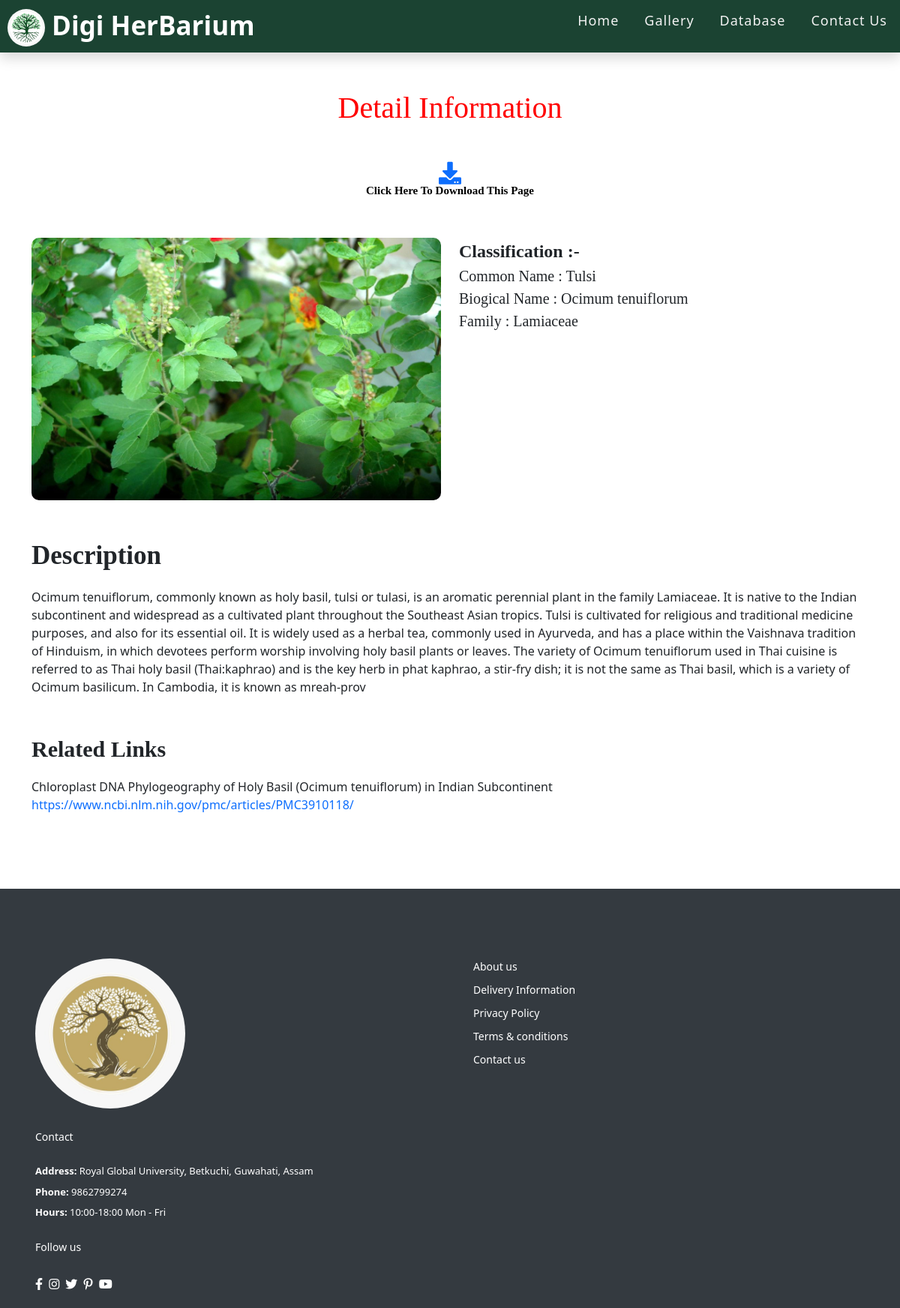
Screenshot of /user/InfoDetails.php?Slno=2 with the database file from the repository.
### tables this page shows
CREATE TABLE IF NOT EXISTS `herbariumcontect` (
  `slno` int(10) NOT NULL AUTO_INCREMENT,
  `udate` date DEFAULT NULL,
  `cname` varchar(200) DEFAULT NULL,
  `sname` varchar(30) DEFAULT NULL,
  `kingdom` varchar(30) DEFAULT NULL,
  `description` varchar(5000) DEFAULT NULL,
  `img` varchar(100) DEFAULT NULL,
  `rlink` varchar(5000) DEFAULT NULL,
  PRIMARY KEY (`slno`)
);

### user/InfoDetails.php (the view, shortened to what this page needs)
        <?php
            if(isset($_GET['Slno'])){
                $slno = $_GET['Slno'];
            }else{
                header('Location : index.php');
            }
            include('../include/userNavbar.php');
            echo"<br><br><br>";
            include('../include/database.php');
            echo"<h1 style='color: red; font-family: San-Serif' class='mt-5 mb-3 text-center'>Detail Information</h1>";
            echo '<h1 class="mt-5 mb-3 text-center"><a href="downloadfile.php?Slno='.$slno.'"><i style="font-size:30px;" class="fa fa-download" aria-hidden="true"><p style="font-size:15px; color: black; text-align: center;">Click Here To Download This Page</p></i></a></h1>';
            echo "<br>";
            echo "<div class='container'>";
            echo "<section class='row'>";
            echo"<div class='col-md-6 col-sm-12'>";
                $sql = "select * from herbariumcontect where slno = '".$slno."'";
                if ($result = mysqli_query($con, $sql))
                    while ($row = mysqli_fetch_assoc($result)){
                        echo "<img style='border-radius: 10px; margin: auto; width: 100%; height: 350px' alt='Flora' src=../Admin/".$row["img"].">";
                        echo "<br></div>";
                        echo"<div class='col-md-6 col-sm-12'>";
                        echo "<p style='margin : 0px; font-size: 20px; font-family: San-Serif'><b style='font-size : 1.5rem;'>Classification :- </b> <br>Common Name : ";
                        echo $row["cname"]. "</p>";
                        echo "<p style='margin : 0px; font-size: 20px; font-family: San-Serif'>Biogical Name : ";
                        echo $row["sname"]."</p>";
                        echo "<p style='font-size: 20px; font-family: San-Serif'>Family : ";
                        echo $row["kingdom"] ."</p>";
                        echo "<br>";
                        echo "</div></div><div class='container'>";
                        echo "<b><p style='font-size: 35px; font-family: San-Serif' class='mt-5'>Description</p></b>";
                        echo $row["description"];
                        echo "<b><p style='font-size: 30px; font-family: San-Serif'; class='mt-5' >Related Links</p></b>";
                        $linkText =  $row["rlink"];
                        $text = strip_tags($linkText);
                        $textLinks = preg_replace('@(https?://([-\w\.]+[-\w])+(:\d+)?(/([\w/_\.#-]*(\?\S+)?[^\.\s])?)?)@', '<a style="text-decoration:none;" href="$1" target="_blank" rel="nofollow">$1</a>', $text);
                        echo $textLinks;
                        echo "<br></div>";
                }
            include('../include/footer.php');
?>
</body>
</html>

### css/navStyle.css (style rules this page uses)
* { margin: 0; padding: 0; }

### rows the page displays
herbariumcontect: img (picture), cname "Tulsi", sname "Ocimum tenuiflorum", kingdom "Lamiaceae", description "Ocimum tenuiflorum, commonly known as holy basil, tulsi or tulasi, is an aromatic perennial plant in the family Lamiaceae. It is native to the Indian subcontinent and widespread as a cultivated plant throughout the Southeast Asian tropics. Tulsi is cultivated for religious and traditional medicine purposes, and also for its essential oil. It is widely used as a herbal tea, commonly used in Ayurveda, and has a place within the Vaishnava tradition of Hinduism, in which devotees perform worship involving holy basil plants or leaves. The variety of Ocimum tenuiflorum used in Thai cuisine is referred to as Thai holy basil (Thai:kaphrao) and is the key herb in phat kaphrao, a stir-fry dish; it is…", rlink "Chloroplast DNA Phylogeography of Holy Basil (Ocimum tenuiflorum) in Indian Subcontinent https://www.ncbi.nlm.nih.gov/pmc/articles/PMC3910118/"
